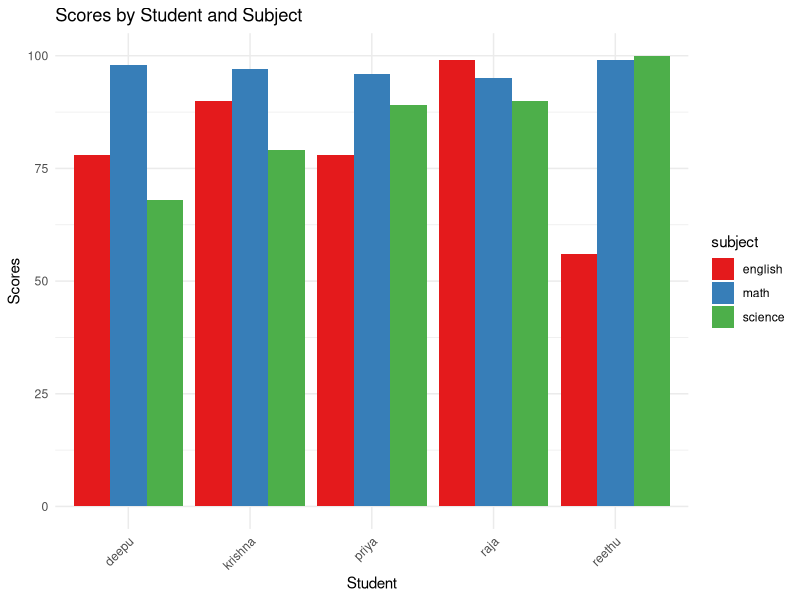

Here is the R script that generated this plot:
library(tidyr)
library(ggplot2)

students <- data.frame(
  student = c("reethu", "deepu", "krishna", "priya", "raja"),
  math = c(99, 98, 97, 96, 95),
  science = c(100, 68, 79, 89, 90),
  english = c(56, 78, 90, 78, 99),
  hours = c(1, 2, 3, 4, 5)
)

head(students)

long_df <- pivot_longer(
  students,
  cols = c(math, science, english),
  names_to = "subject",
  values_to = "score"
)

ggplot(long_df, aes(x = student, y = score, fill = subject)) +
  geom_bar(stat = "identity", position = "dodge") +
  scale_fill_brewer(palette = "Set1") +
  labs(
    title = "Scores by Student and Subject",
    x = "Student",
    y = "Scores"
  ) +
  theme_minimal() +
  theme(axis.text.x = element_text(angle = 45, hjust = 1))
